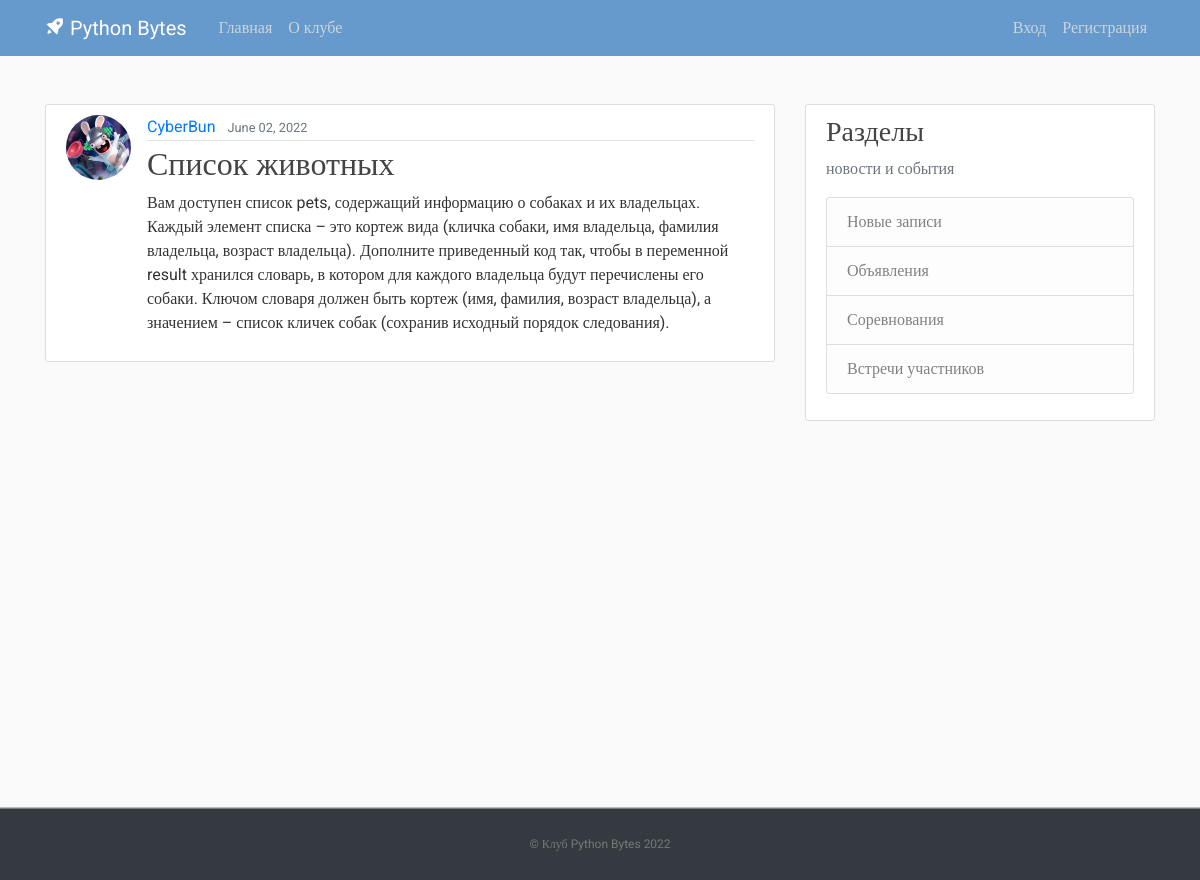
Screenshot of /post/11/ with the database file from the repository.
### blog/models.py (models this page shows, shortened)
class Post(models.Model):
    title = models.CharField(max_length=100)
    content = models.TextField()
    date_posted = models.DateTimeField(default=timezone.now)
    author = models.ForeignKey(User, on_delete=models.CASCADE)

### users/models.py (models this page shows, shortened)
class Profile(models.Model):
    user = models.OneToOneField(User, on_delete=models.CASCADE)
    image = models.ImageField(default='default.jpg', upload_to='profile_pics')

### blog/views.py (the view)
# urls.py: path('post/<int:pk>/', PostDetailView.as_view(), name='post-detail'),
class PostDetailView(DetailView):
    model = Post

### blog/templates/blog/post_detail.html (shortened to what this page needs)
{% extends "blog/base.html" %}
{% block content %}
  <article class="media content-section">
    <img class="rounded-circle article-img" src="{{ object.author.profile.image.url }}">
    <div class="media-body">
      <div class="article-metadata">
        <a class="mr-2" href="{% url 'user-posts' object.author.username %}">{{ object.author }}</a>
        <small class="text-muted">{{ object.date_posted|date:"F d, Y" }}</small>
      </div>
      <h2 class="article-title">{{ object.title }}</h2>
      <p class="article-content">{{ object.content }}</p>
    </div>
  </article>
{% endblock content %}

### blog/static/blog/main.css (style rules this page uses)
﻿body, html { width:100%; height:100% }
body { margin:0; padding:0; background: #fafafa; color: #333333; margin-top: 5rem; font-family:Roboto; }
h1, h2, h3, h4, h5, h6 { color: #444444; }
.content-section { background: #ffffff; padding: 10px 20px; border: 1px solid #dddddd; border-radius: 3px; margin-bottom: 20px; }
.article-title { color: #444444; }
.article-content { white-space: pre-line; }
.article-img { height: 65px; width: 65px; margin-right: 16px; }
.article-metadata { padding-bottom: 1px; margin-bottom: 4px; border-bottom: 1px solid #e3e3e3 }

### rows the page displays
Post: author.profile.image (picture), author "CyberBun", date_posted "June 02, 2022", title "Список животных", content "Вам доступен список pets, содержащий информацию о собаках и их владельцах. Каждый элемент списка – это кортеж вида (кличка собаки, имя владельца, фамилия владельца, возраст владельца). Дополните приведенный код так, чтобы в переменной result хранился словарь, в котором для каждого владельца будут перечислены его собаки. Ключом словаря должен быть кортеж (имя, фамилия, возраст владельца), а значением – список кличек собак (сохранив исходный порядок следования)."
